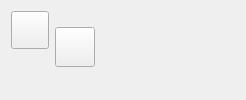
<?xml version="1.0" encoding="UTF-8"?>
<ui version="4.0">
 <class>Form</class>
 <widget class="QWidget" name="Form">
  <property name="geometry">
   <rect>
    <x>0</x>
    <y>0</y>
    <width>246</width>
    <height>100</height>
   </rect>
  </property>
  <property name="sizePolicy">
   <sizepolicy hsizetype="Preferred" vsizetype="Preferred">
    <horstretch>0</horstretch>
    <verstretch>0</verstretch>
   </sizepolicy>
  </property>
  <property name="windowTitle">
   <string>Form</string>
  </property>
  <layout class="QHBoxLayout" name="horizontalLayout_2">
   <property name="spacing">
    <number>0</number>
   </property>
   <property name="leftMargin">
    <number>5</number>
   </property>
   <property name="topMargin">
    <number>5</number>
   </property>
   <property name="rightMargin">
    <number>5</number>
   </property>
   <property name="bottomMargin">
    <number>5</number>
   </property>
   <item>
    <widget class="QFrame" name="message_main_frame">
     <property name="sizePolicy">
      <sizepolicy hsizetype="Preferred" vsizetype="Minimum">
       <horstretch>0</horstretch>
       <verstretch>0</verstretch>
      </sizepolicy>
     </property>
     <layout class="QHBoxLayout" name="horizontalLayout">
      <property name="leftMargin">
       <number>6</number>
      </property>
      <property name="topMargin">
       <number>6</number>
      </property>
      <property name="rightMargin">
       <number>6</number>
      </property>
      <property name="bottomMargin">
       <number>6</number>
      </property>
      <item>
       <widget class="QFrame" name="message_widget_image_layout">
        <property name="sizePolicy">
         <sizepolicy hsizetype="Fixed" vsizetype="Preferred">
          <horstretch>0</horstretch>
          <verstretch>0</verstretch>
         </sizepolicy>
        </property>
        <layout class="QVBoxLayout" name="verticalLayout_2">
         <property name="spacing">
          <number>0</number>
         </property>
         <property name="leftMargin">
          <number>0</number>
         </property>
         <property name="topMargin">
          <number>0</number>
         </property>
         <property name="rightMargin">
          <number>0</number>
         </property>
         <property name="bottomMargin">
          <number>0</number>
         </property>
         <item>
          <widget class="QPushButton" name="message_widget_image_label">
           <property name="minimumSize">
            <size>
             <width>38</width>
             <height>38</height>
            </size>
           </property>
           <property name="maximumSize">
            <size>
             <width>38</width>
             <height>38</height>
            </size>
           </property>
           <property name="text">
            <string/>
           </property>
           <property name="iconSize">
            <size>
             <width>38</width>
             <height>38</height>
            </size>
           </property>
          </widget>
         </item>
         <item>
          <widget class="QFrame" name="message_widget_spacer_frame">
           <property name="sizePolicy">
            <sizepolicy hsizetype="Preferred" vsizetype="Expanding">
             <horstretch>0</horstretch>
             <verstretch>0</verstretch>
            </sizepolicy>
           </property>
           <layout class="QHBoxLayout" name="horizontalLayout_3">
            <property name="spacing">
             <number>0</number>
            </property>
            <property name="leftMargin">
             <number>0</number>
            </property>
            <property name="topMargin">
             <number>0</number>
            </property>
            <property name="rightMargin">
             <number>0</number>
            </property>
            <property name="bottomMargin">
             <number>0</number>
            </property>
           </layout>
          </widget>
         </item>
        </layout>
       </widget>
      </item>
      <item>
       <layout class="QVBoxLayout" name="verticalLayout">
        <property name="spacing">
         <number>2</number>
        </property>
        <item>
         <widget class="QLabel" name="message_user_label">
          <property name="sizePolicy">
           <sizepolicy hsizetype="Preferred" vsizetype="Fixed">
            <horstretch>0</horstretch>
            <verstretch>0</verstretch>
           </sizepolicy>
          </property>
          <property name="text">
           <string/>
          </property>
         </widget>
        </item>
        <item>
         <widget class="QPushButton" name="chat_file_pushButton">
          <property name="minimumSize">
           <size>
            <width>0</width>
            <height>40</height>
           </size>
          </property>
          <property name="maximumSize">
           <size>
            <width>16777215</width>
            <height>16777215</height>
           </size>
          </property>
          <property name="text">
           <string/>
          </property>
         </widget>
        </item>
        <item>
         <widget class="QLabel" name="message_widget_label">
          <property name="sizePolicy">
           <sizepolicy hsizetype="Preferred" vsizetype="Minimum">
            <horstretch>0</horstretch>
            <verstretch>0</verstretch>
           </sizepolicy>
          </property>
          <property name="text">
           <string/>
          </property>
          <property name="wordWrap">
           <bool>true</bool>
          </property>
          <property name="openExternalLinks">
           <bool>true</bool>
          </property>
          <property name="textInteractionFlags">
           <set>Qt::LinksAccessibleByMouse|Qt::TextSelectableByMouse</set>
          </property>
         </widget>
        </item>
       </layout>
      </item>
      <item>
       <spacer name="horizontalSpacer_2">
        <property name="orientation">
         <enum>Qt::Horizontal</enum>
        </property>
        <property name="sizeType">
         <enum>QSizePolicy::Fixed</enum>
        </property>
        <property name="sizeHint" stdset="0">
         <size>
          <width>10</width>
          <height>20</height>
         </size>
        </property>
       </spacer>
      </item>
     </layout>
    </widget>
   </item>
   <item>
    <spacer name="horizontalSpacer">
     <property name="orientation">
      <enum>Qt::Horizontal</enum>
     </property>
     <property name="sizeType">
      <enum>QSizePolicy::MinimumExpanding</enum>
     </property>
     <property name="sizeHint" stdset="0">
      <size>
       <width>30</width>
       <height>0</height>
      </size>
     </property>
    </spacer>
   </item>
  </layout>
 </widget>
 <resources/>
 <connections/>
</ui>
